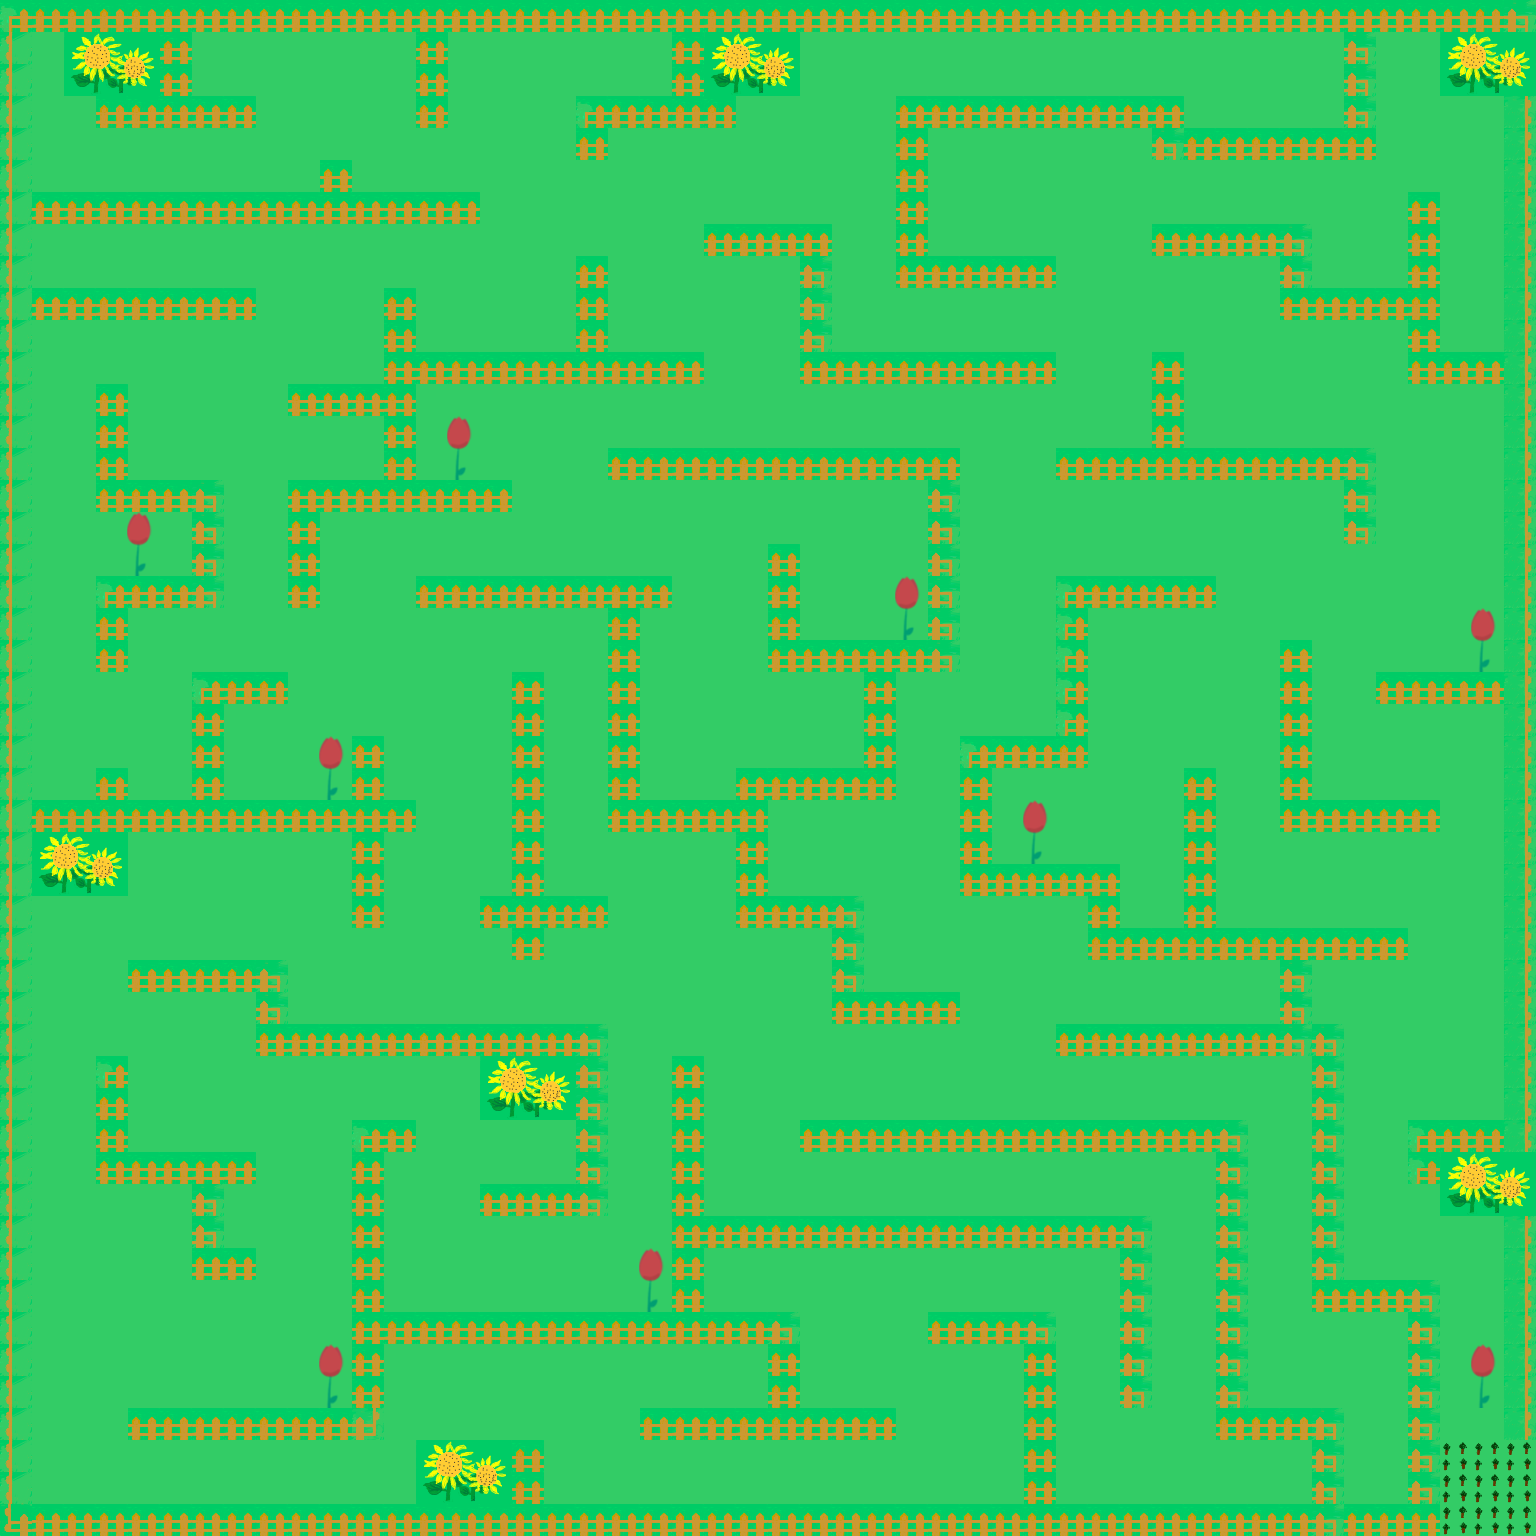

Rendered tile map (Tiled .tmx) drawn with the repository's tilesets; below, a short description and the map source with its tile grids summarised:
An orthogonal 48x48 tile map with 32x32 px tiles, 4 tile layers (background, flower, collidable, end), 2 tilesets and 1 object (ninja).

<map version="1.0" orientation="orthogonal" renderorder="right-down" width="48" height="48" tilewidth="32" tileheight="32" nextobjectid="2">
 <tileset firstgid="1" name="ground" tilewidth="32" tileheight="32" tilecount="100" columns="10">
  <image source="ground.png" width="321" height="321" />
  <tile id="14">
   <properties>
    <property name="end" value="true" />
   </properties>
  </tile>
 </tileset>
 <tileset firstgid="101" name="collidable_tiles" tilewidth="32" tileheight="32" tilecount="1" columns="1">
  <image source="collidable_tiles.jpg" width="32" height="32" />
  <tile id="0">
   <properties>
    <property name="Collidable" value="true" />
   </properties>
  </tile>
 </tileset>
 <layer name="background" width="48" height="48">
  <data>[2304 cells, 2304 non-empty, 8 distinct tile ids]</data>
 </layer>
 <layer name="flower" width="48" height="48">
  <data>[2304 cells, 96 non-empty, 12 distinct tile ids]</data>
 </layer>
 <layer name="collidable" width="48" height="48" opacity="0">
  <data>[2304 cells, 678 non-empty, 1 distinct tile ids]</data>
 </layer>
 <layer name="end" width="48" height="48">
  <data>[2304 cells, 9 non-empty, 1 distinct tile ids]</data>
 </layer>
 <objectgroup name="objects">
  <object id="1" name="ninja" gid="101" x="100" y="1278.33" width="32" height="32" />
 </objectgroup>
</map>
